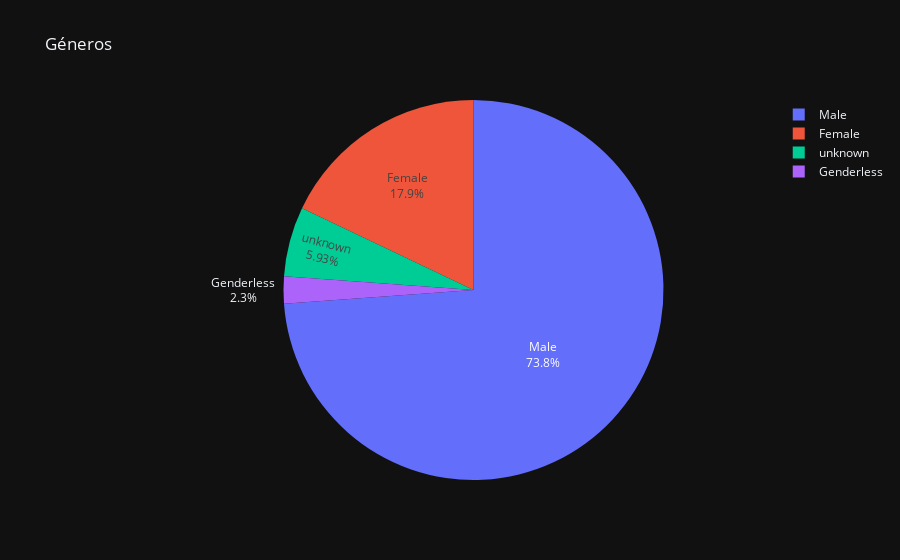

Here is the notebook cell this chart was saved with:
### Code cell
#Proporción de géneros 
import plotly.graph_objects as go

proporcion = df["gender"].value_counts()

#graficamos

fig = go.Figure(data=[go.Pie(labels=(proporcion/len(df * 100)).index, values=(proporcion/len(df * 100)).values, text=proporcion.index)])
fig.update_layout(title = "Géneros", template = 'plotly_dark') 
fig.show()

### Figure 1 — Plotly figure (JSON) as saved in the notebook; plotly's stock layout.template omitted (floating-point values rounded to 4 significant figures)
{"data": [{"labels": ["Male", "Female", "unknown", "Genderless"], "text": ["Male", "Female", "unknown", "Genderless"], "type": "pie", "values": [0.7385, 0.1792, 0.05932, 0.023]}], "layout": {"title": {"text": "Géneros"}}}
